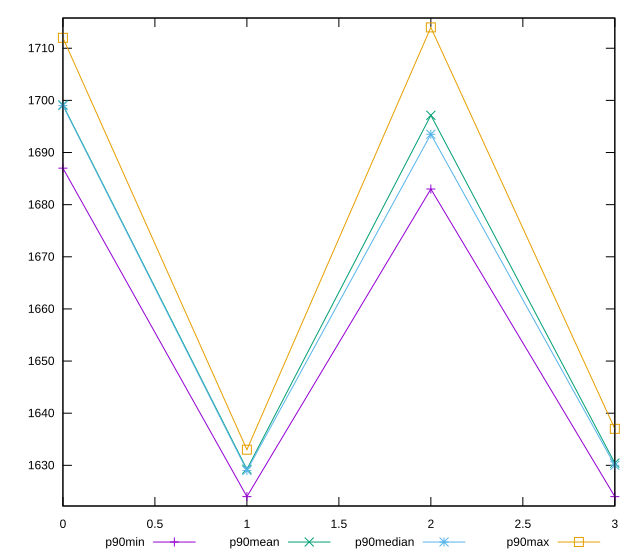

Reproduce this figure in gnuplot.
reset

$p90Min <<EOF
0 1687
1 1624
2 1683
3 1624
EOF

$p90Mean <<EOF
0 1699.127659574468
1 1629.2446808510638
2 1697.1382978723404
3 1630.4255319148936
EOF

$p90Median <<EOF
0 1699
1 1629
2 1693.5
3 1630
EOF

$p90Max <<EOF
0 1712
1 1633
2 1714
3 1637
EOF

set key outside below
set xrange [0:3]
set yrange [1622.2:1715.8]
set trange [1622.2:1715.8]
set terminal svg size 640, 560 enhanced background rgb 'white'
set output "reports/report_00033_2021-03-01T14-23-16.841Z/render-blocking-resources/progression/value.svg"

plot $p90Min title "p90min" with linespoints, \
     $p90Mean title "p90mean" with linespoints, \
     $p90Median title "p90median" with linespoints, \
     $p90Max title "p90max" with linespoints

reset
